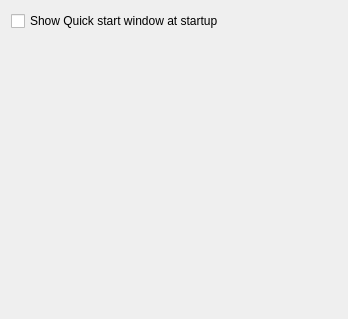
<?xml version="1.0" encoding="UTF-8"?>
<ui version="4.0">
 <class>PageQuickWindowClass</class>
 <widget class="QWidget" name="PageQuickWindowClass">
  <property name="geometry">
   <rect>
    <x>0</x>
    <y>0</y>
    <width>348</width>
    <height>319</height>
   </rect>
  </property>
  <property name="windowTitle">
   <string>Form</string>
  </property>
  <layout class="QVBoxLayout" name="verticalLayout">
   <item>
    <widget class="QCheckBox" name="showOnStartupCheckBox">
     <property name="text">
      <string>Show Quick start window at startup</string>
     </property>
     <property name="tristate">
      <bool>false</bool>
     </property>
    </widget>
   </item>
   <item>
    <spacer name="verticalSpacer">
     <property name="orientation">
      <enum>Qt::Vertical</enum>
     </property>
     <property name="sizeHint" stdset="0">
      <size>
       <width>20</width>
       <height>40</height>
      </size>
     </property>
    </spacer>
   </item>
  </layout>
 </widget>
 <resources/>
 <connections/>
</ui>
